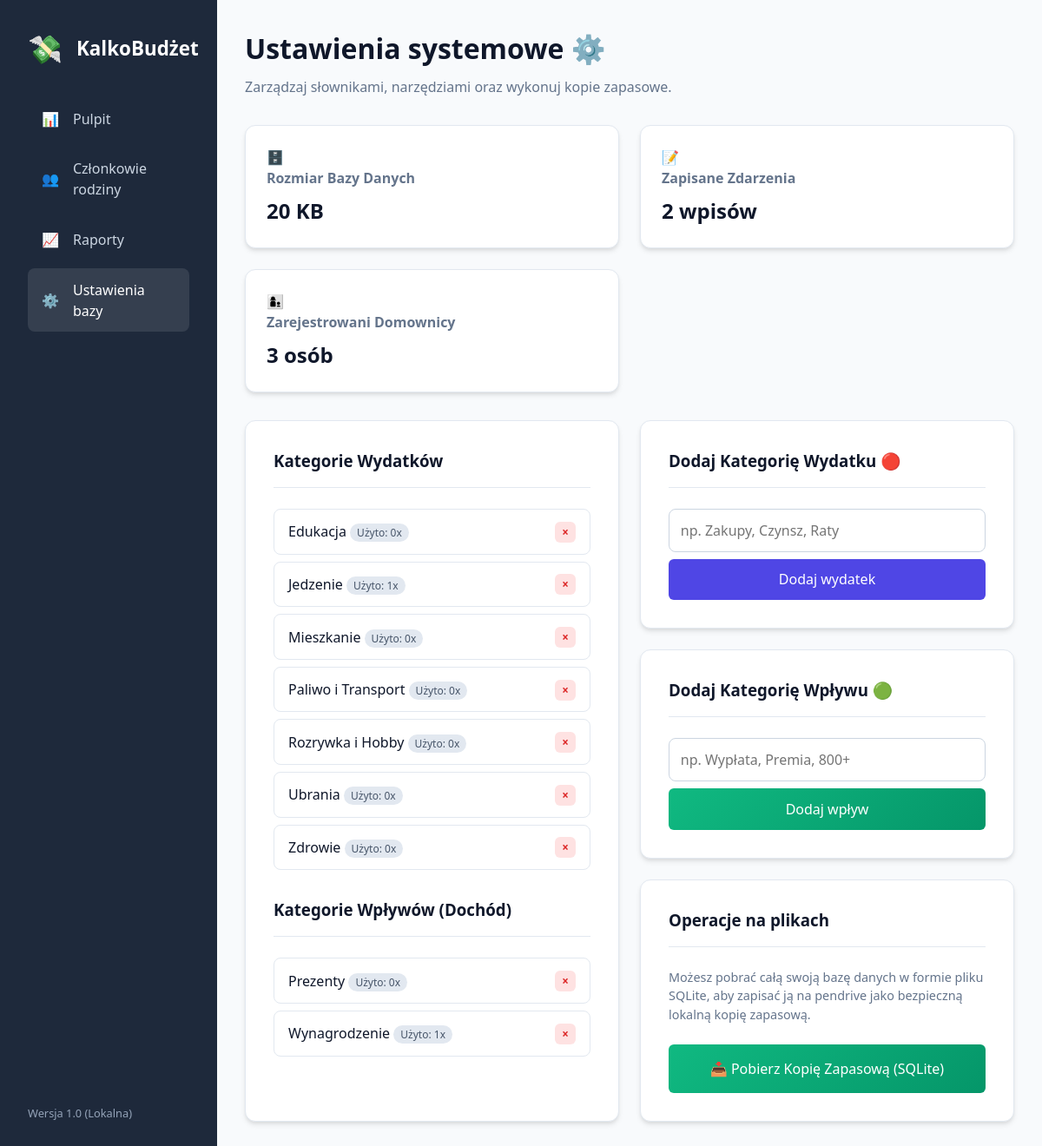
The app's page /settings.php, older data.
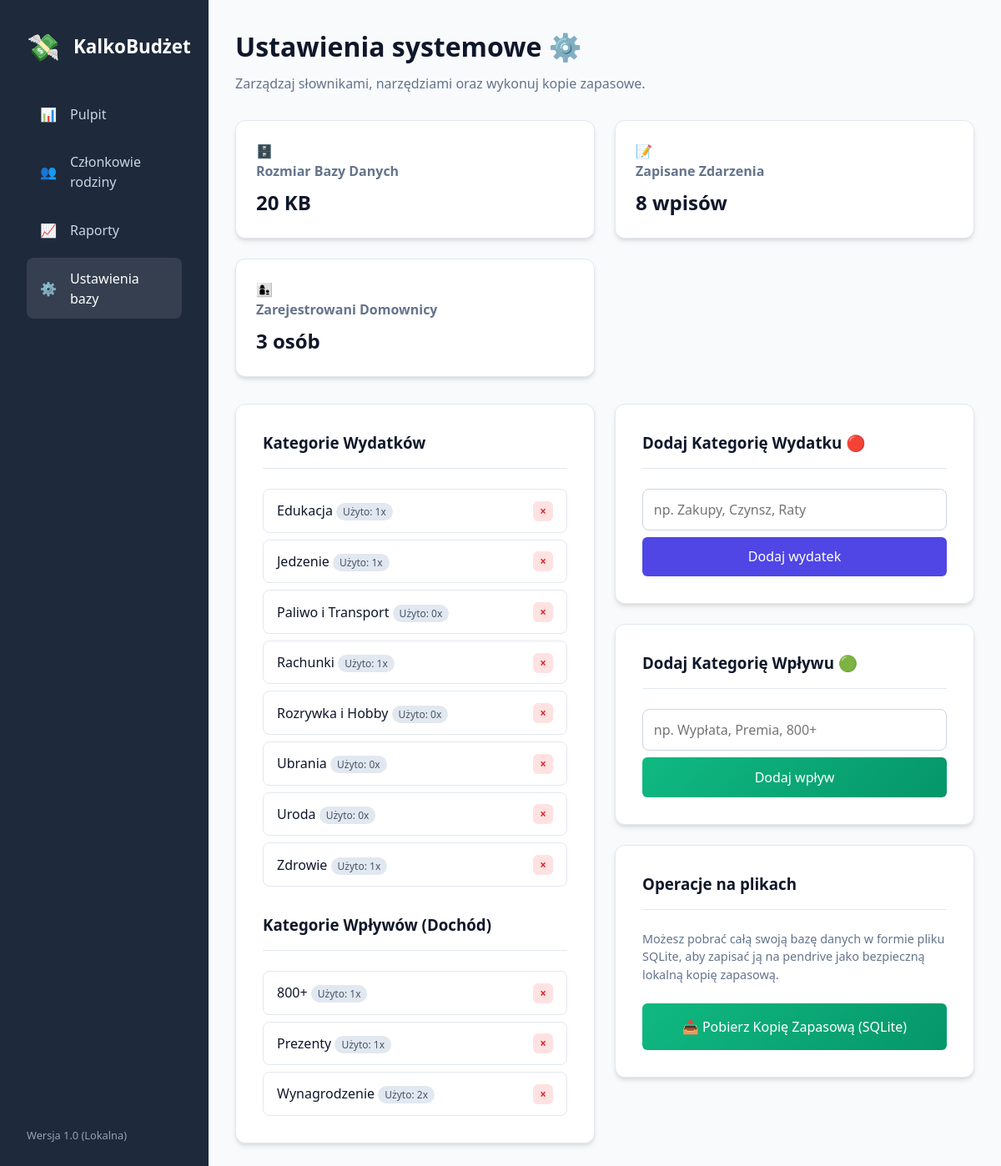
The same page, newer data.
### tables this page shows
CREATE TABLE categories (
                id INTEGER PRIMARY KEY AUTOINCREMENT,
                name TEXT NOT NULL,
                type TEXT NOT NULL CHECK(type IN ('income', 'expense'))
            );

### settings.php (the view, shortened to what the changed rows need)
<?php
require_once 'db.php';
$stmt = $db->query("
    SELECT c.*, COUNT(t.id) as tx_count
    FROM categories c
    LEFT JOIN transactions t ON c.id = t.category_id
    GROUP BY c.id
    ORDER BY c.type, c.name
");
$categories = $stmt->fetchAll(PDO::FETCH_ASSOC);
$expenses = array_filter($categories, fn($c) => $c['type'] === 'expense');
$incomes = array_filter($categories, fn($c) => $c['type'] === 'income');
$txCount = $db->query("SELECT COUNT(*) FROM transactions")->fetchColumn();
?>
<!DOCTYPE html>
<html lang="pl">
<head>
    <link rel="stylesheet" href="style.css">
</head>
<body>
    <div class="app-container">
        <nav class="sidebar glass-effect">
            <div class="logo">
                <h1>KalkoBudżet</h1>
            </div>
        </nav>
        <main class="main-content">
            <header class="topbar">
                <div>
                    <h2 class="greeting">Ustawienia systemowe ⚙️</h2>
                </div>
            </header>
            <div class="dashboard-cards" style="margin-bottom: 2rem;">
                <div class="card glass-effect gradient-red">
                    <div class="card-icon">📝</div>
                    <h3>Zapisane Zdarzenia</h3>
                    <p class="amount" style="font-size: 1.5rem;"><?= $txCount ?> wpisów</p>
                </div>
            </div>
            <div class="settings-grid">
                <section class="glass-effect section-box">
                    <div class="cat-list" style="margin-bottom: 2rem;">
                        <?php foreach($expenses as $c): ?>
                            <div class="cat-item">
                                <div>
                                    <span style="font-weight: 500;"><?= htmlspecialchars($c['name']) ?></span>
                                    <span class="badge-info">Użyto: <?= $c['tx_count'] ?>x</span>
                                </div>
                                <form action="delete_category.php" method="POST" style="margin: 0;" onsubmit="return confirm('Trwale usunąć tę kategorię?');">
                                    <button type="submit" class="btn-delete" title="Usuń kategorię" style="width: 24px; height: 24px;">×</button>
                                </form>
                            </div>
                        <?php endforeach; ?>
                    </div>
                    <div class="cat-list">
                        <?php foreach($incomes as $c): ?>
                            <div class="cat-item">
                                <div>
                                    <span style="font-weight: 500;"><?= htmlspecialchars($c['name']) ?></span>
                                    <span class="badge-info">Użyto: <?= $c['tx_count'] ?>x</span>
                                </div>
                                <form action="delete_category.php" method="POST" style="margin: 0;" onsubmit="return confirm('Trwale usunąć tę kategorię?');">
                                    <button type="submit" class="btn-delete" title="Usuń kategorię" style="width: 24px; height: 24px;">×</button>
                                </form>
                            </div>
                        <?php endforeach; ?>
                    </div>
                </section>
            </div>
        </main>
    </div>
</body>
</html>

Row changes from the older to the newer data that the page shows:
removed categories: name "Mieszkanie", tx_count "0", shown under "Kategorie Wydatków"
computed for categories "Edukacja": tx_count "0" → "1"
added categories: name "Rachunki", tx_count "1", shown under "Kategorie Wydatków"
added categories: name "Uroda", tx_count "0", shown under "Kategorie Wydatków"
computed for categories "Zdrowie": tx_count "0" → "1"
added categories: name "800+", tx_count "1", shown under "Kategorie Wpływów (Dochód)"
computed for categories "Prezenty": tx_count "0" → "1"
computed for categories "Wynagrodzenie": tx_count "1" → "2"
Text that changed along with them:
$txCount: "2" → "8"
